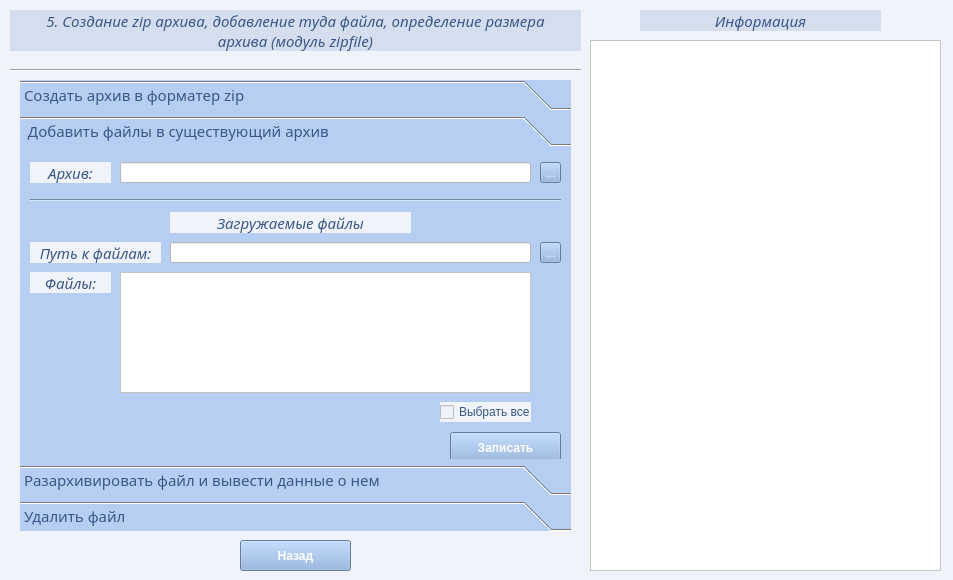
<?xml version="1.0" encoding="UTF-8"?>
<ui version="4.0">
 <class>zipf</class>
 <widget class="QDialog" name="zipf">
  <property name="geometry">
   <rect>
    <x>0</x>
    <y>0</y>
    <width>953</width>
    <height>580</height>
   </rect>
  </property>
  <property name="windowTitle">
   <string>Dialog</string>
  </property>
  <property name="styleSheet">
   <string notr="true">background-color: rgb(240, 243, 250);</string>
  </property>
  <widget class="QLabel" name="label">
   <property name="geometry">
    <rect>
     <x>10</x>
     <y>10</y>
     <width>571</width>
     <height>41</height>
    </rect>
   </property>
   <property name="font">
    <font>
     <family>Sitka Small</family>
     <pointsize>11</pointsize>
     <italic>true</italic>
    </font>
   </property>
   <property name="styleSheet">
    <string notr="true">background-color: rgb(213, 222, 239);
color: rgb(57, 88, 134);</string>
   </property>
   <property name="text">
    <string>5. Создание zip архива, добавление туда файла, определение размера 
архива (модуль zipfile)</string>
   </property>
   <property name="alignment">
    <set>Qt::AlignCenter</set>
   </property>
  </widget>
  <widget class="QToolBox" name="toolBox">
   <property name="geometry">
    <rect>
     <x>20</x>
     <y>80</y>
     <width>551</width>
     <height>451</height>
    </rect>
   </property>
   <property name="font">
    <font>
     <family>Sitka Small</family>
     <pointsize>11</pointsize>
    </font>
   </property>
   <property name="styleSheet">
    <string notr="true">background-color: rgb(183, 206, 243);
color: rgb(57, 88, 134);
</string>
   </property>
   <property name="currentIndex">
    <number>1</number>
   </property>
   <widget class="QWidget" name="pg_create">
    <property name="geometry">
     <rect>
      <x>0</x>
      <y>0</y>
      <width>551</width>
      <height>311</height>
     </rect>
    </property>
    <attribute name="label">
     <string>Создать архив в форматер zip</string>
    </attribute>
    <widget class="QLabel" name="label_2">
     <property name="geometry">
      <rect>
       <x>10</x>
       <y>0</y>
       <width>81</width>
       <height>21</height>
      </rect>
     </property>
     <property name="font">
      <font>
       <family>Sitka Small</family>
       <pointsize>11</pointsize>
       <italic>true</italic>
      </font>
     </property>
     <property name="styleSheet">
      <string notr="true">background-color: rgb(240, 243, 250);
</string>
     </property>
     <property name="text">
      <string>Путь:</string>
     </property>
     <property name="alignment">
      <set>Qt::AlignCenter</set>
     </property>
    </widget>
    <widget class="QLineEdit" name="lE_create_filepath">
     <property name="geometry">
      <rect>
       <x>100</x>
       <y>0</y>
       <width>411</width>
       <height>21</height>
      </rect>
     </property>
     <property name="styleSheet">
      <string notr="true">background-color: rgb(255, 255, 255);
color: rgb(57, 88, 134);</string>
     </property>
    </widget>
    <widget class="QToolButton" name="tB_create_filepath">
     <property name="geometry">
      <rect>
       <x>520</x>
       <y>0</y>
       <width>21</width>
       <height>21</height>
      </rect>
     </property>
     <property name="styleSheet">
      <string notr="true">background-color: rgb(138, 174, 224);
color: rgb(255, 255, 255);</string>
     </property>
     <property name="text">
      <string>...</string>
     </property>
    </widget>
    <widget class="QLabel" name="label_8">
     <property name="geometry">
      <rect>
       <x>10</x>
       <y>60</y>
       <width>81</width>
       <height>21</height>
      </rect>
     </property>
     <property name="font">
      <font>
       <family>Sitka Small</family>
       <pointsize>11</pointsize>
       <italic>true</italic>
      </font>
     </property>
     <property name="styleSheet">
      <string notr="true">background-color: rgb(240, 243, 250);</string>
     </property>
     <property name="text">
      <string>Файлы:</string>
     </property>
     <property name="alignment">
      <set>Qt::AlignCenter</set>
     </property>
    </widget>
    <widget class="QPushButton" name="btn_create">
     <property name="geometry">
      <rect>
       <x>430</x>
       <y>220</y>
       <width>111</width>
       <height>31</height>
      </rect>
     </property>
     <property name="font">
      <font>
       <weight>75</weight>
       <bold>true</bold>
      </font>
     </property>
     <property name="styleSheet">
      <string notr="true">background-color: rgb(138, 174, 224);
color: rgb(255, 255, 255);</string>
     </property>
     <property name="text">
      <string>Создать</string>
     </property>
    </widget>
    <widget class="QTableWidget" name="tableWidget_file">
     <property name="geometry">
      <rect>
       <x>100</x>
       <y>60</y>
       <width>411</width>
       <height>121</height>
      </rect>
     </property>
     <property name="styleSheet">
      <string notr="true">background-color: rgb(255, 255, 255);
color: rgb(57, 88, 134);</string>
     </property>
    </widget>
    <widget class="QCheckBox" name="cB_all_f">
     <property name="geometry">
      <rect>
       <x>420</x>
       <y>190</y>
       <width>91</width>
       <height>20</height>
      </rect>
     </property>
     <property name="styleSheet">
      <string notr="true">background-color: rgb(240, 243, 250);</string>
     </property>
     <property name="text">
      <string>Выбрать все</string>
     </property>
    </widget>
    <widget class="QLabel" name="label_9">
     <property name="geometry">
      <rect>
       <x>10</x>
       <y>30</y>
       <width>81</width>
       <height>21</height>
      </rect>
     </property>
     <property name="font">
      <font>
       <family>Sitka Small</family>
       <pointsize>11</pointsize>
       <italic>true</italic>
      </font>
     </property>
     <property name="styleSheet">
      <string notr="true">background-color: rgb(240, 243, 250);</string>
     </property>
     <property name="text">
      <string>Имя:</string>
     </property>
     <property name="alignment">
      <set>Qt::AlignCenter</set>
     </property>
    </widget>
    <widget class="QLineEdit" name="lE_create_name">
     <property name="geometry">
      <rect>
       <x>100</x>
       <y>30</y>
       <width>411</width>
       <height>21</height>
      </rect>
     </property>
     <property name="styleSheet">
      <string notr="true">background-color: rgb(255, 255, 255);
color: rgb(57, 88, 134);</string>
     </property>
    </widget>
   </widget>
   <widget class="QWidget" name="page_2">
    <property name="geometry">
     <rect>
      <x>0</x>
      <y>0</y>
      <width>551</width>
      <height>311</height>
     </rect>
    </property>
    <attribute name="label">
     <string> Добавить файлы в существующий архив</string>
    </attribute>
    <widget class="QPushButton" name="btn_write">
     <property name="geometry">
      <rect>
       <x>430</x>
       <y>280</y>
       <width>111</width>
       <height>31</height>
      </rect>
     </property>
     <property name="font">
      <font>
       <weight>75</weight>
       <bold>true</bold>
      </font>
     </property>
     <property name="styleSheet">
      <string notr="true">background-color: rgb(138, 174, 224);
color: rgb(255, 255, 255);</string>
     </property>
     <property name="text">
      <string>Записать</string>
     </property>
    </widget>
    <widget class="QLabel" name="label_12">
     <property name="geometry">
      <rect>
       <x>10</x>
       <y>10</y>
       <width>81</width>
       <height>21</height>
      </rect>
     </property>
     <property name="font">
      <font>
       <family>Sitka Small</family>
       <pointsize>11</pointsize>
       <italic>true</italic>
      </font>
     </property>
     <property name="styleSheet">
      <string notr="true">background-color: rgb(240, 243, 250);</string>
     </property>
     <property name="text">
      <string>Архив:</string>
     </property>
     <property name="alignment">
      <set>Qt::AlignCenter</set>
     </property>
    </widget>
    <widget class="QLineEdit" name="lE_write_filepath_zip">
     <property name="geometry">
      <rect>
       <x>100</x>
       <y>10</y>
       <width>411</width>
       <height>21</height>
      </rect>
     </property>
     <property name="styleSheet">
      <string notr="true">background-color: rgb(255, 255, 255);
color: rgb(57, 88, 134);</string>
     </property>
    </widget>
    <widget class="QToolButton" name="tB_write_filepath_zip">
     <property name="geometry">
      <rect>
       <x>520</x>
       <y>10</y>
       <width>21</width>
       <height>21</height>
      </rect>
     </property>
     <property name="styleSheet">
      <string notr="true">background-color: rgb(138, 174, 224);
color: rgb(255, 255, 255);</string>
     </property>
     <property name="text">
      <string>...</string>
     </property>
    </widget>
    <widget class="Line" name="line_2">
     <property name="geometry">
      <rect>
       <x>10</x>
       <y>40</y>
       <width>531</width>
       <height>16</height>
      </rect>
     </property>
     <property name="orientation">
      <enum>Qt::Horizontal</enum>
     </property>
    </widget>
    <widget class="QLabel" name="label_16">
     <property name="geometry">
      <rect>
       <x>10</x>
       <y>120</y>
       <width>81</width>
       <height>21</height>
      </rect>
     </property>
     <property name="font">
      <font>
       <family>Sitka Small</family>
       <pointsize>11</pointsize>
       <italic>true</italic>
      </font>
     </property>
     <property name="styleSheet">
      <string notr="true">background-color: rgb(240, 243, 250);</string>
     </property>
     <property name="text">
      <string>Файлы:</string>
     </property>
     <property name="alignment">
      <set>Qt::AlignCenter</set>
     </property>
    </widget>
    <widget class="QTableWidget" name="tableWidget_file_2">
     <property name="geometry">
      <rect>
       <x>100</x>
       <y>120</y>
       <width>411</width>
       <height>121</height>
      </rect>
     </property>
     <property name="styleSheet">
      <string notr="true">background-color: rgb(255, 255, 255);
color: rgb(57, 88, 134);</string>
     </property>
    </widget>
    <widget class="QCheckBox" name="cB_all_f_2">
     <property name="geometry">
      <rect>
       <x>420</x>
       <y>250</y>
       <width>91</width>
       <height>20</height>
      </rect>
     </property>
     <property name="styleSheet">
      <string notr="true">background-color: rgb(240, 243, 250);</string>
     </property>
     <property name="text">
      <string>Выбрать все</string>
     </property>
    </widget>
    <widget class="QLabel" name="label_3">
     <property name="geometry">
      <rect>
       <x>10</x>
       <y>90</y>
       <width>131</width>
       <height>21</height>
      </rect>
     </property>
     <property name="font">
      <font>
       <family>Sitka Small</family>
       <pointsize>11</pointsize>
       <italic>true</italic>
      </font>
     </property>
     <property name="styleSheet">
      <string notr="true">background-color: rgb(240, 243, 250);
</string>
     </property>
     <property name="text">
      <string>Путь к файлам:</string>
     </property>
     <property name="alignment">
      <set>Qt::AlignCenter</set>
     </property>
    </widget>
    <widget class="QLabel" name="label_13">
     <property name="geometry">
      <rect>
       <x>150</x>
       <y>60</y>
       <width>241</width>
       <height>21</height>
      </rect>
     </property>
     <property name="font">
      <font>
       <family>Sitka Small</family>
       <pointsize>11</pointsize>
       <italic>true</italic>
      </font>
     </property>
     <property name="styleSheet">
      <string notr="true">background-color: rgb(240, 243, 250);</string>
     </property>
     <property name="text">
      <string>Загружаемые файлы</string>
     </property>
     <property name="alignment">
      <set>Qt::AlignCenter</set>
     </property>
    </widget>
    <widget class="QLineEdit" name="lE_write_filepath_files">
     <property name="geometry">
      <rect>
       <x>150</x>
       <y>90</y>
       <width>361</width>
       <height>21</height>
      </rect>
     </property>
     <property name="styleSheet">
      <string notr="true">background-color: rgb(255, 255, 255);
color: rgb(57, 88, 134);</string>
     </property>
    </widget>
    <widget class="QToolButton" name="tB_write_filepath_file">
     <property name="geometry">
      <rect>
       <x>520</x>
       <y>90</y>
       <width>21</width>
       <height>21</height>
      </rect>
     </property>
     <property name="styleSheet">
      <string notr="true">background-color: rgb(138, 174, 224);
color: rgb(255, 255, 255);</string>
     </property>
     <property name="text">
      <string>...</string>
     </property>
    </widget>
   </widget>
   <widget class="QWidget" name="page_3">
    <property name="geometry">
     <rect>
      <x>0</x>
      <y>0</y>
      <width>551</width>
      <height>311</height>
     </rect>
    </property>
    <attribute name="label">
     <string>Разархивировать файл и вывести данные о нем </string>
    </attribute>
    <widget class="QPushButton" name="btn_unzip">
     <property name="geometry">
      <rect>
       <x>410</x>
       <y>80</y>
       <width>131</width>
       <height>31</height>
      </rect>
     </property>
     <property name="font">
      <font>
       <weight>75</weight>
       <bold>true</bold>
      </font>
     </property>
     <property name="styleSheet">
      <string notr="true">background-color: rgb(138, 174, 224);
color: rgb(255, 255, 255);</string>
     </property>
     <property name="text">
      <string>Разархивировать</string>
     </property>
    </widget>
    <widget class="QToolButton" name="tB_unzip_filepath">
     <property name="geometry">
      <rect>
       <x>520</x>
       <y>10</y>
       <width>21</width>
       <height>21</height>
      </rect>
     </property>
     <property name="styleSheet">
      <string notr="true">background-color: rgb(138, 174, 224);
color: rgb(255, 255, 255);</string>
     </property>
     <property name="text">
      <string>...</string>
     </property>
    </widget>
    <widget class="QLabel" name="label_10">
     <property name="geometry">
      <rect>
       <x>10</x>
       <y>10</y>
       <width>81</width>
       <height>21</height>
      </rect>
     </property>
     <property name="font">
      <font>
       <family>Sitka Small</family>
       <pointsize>11</pointsize>
       <italic>true</italic>
      </font>
     </property>
     <property name="styleSheet">
      <string notr="true">background-color: rgb(240, 243, 250);</string>
     </property>
     <property name="text">
      <string>Архив:</string>
     </property>
     <property name="alignment">
      <set>Qt::AlignCenter</set>
     </property>
    </widget>
    <widget class="QLineEdit" name="lE_unzip_filepath">
     <property name="geometry">
      <rect>
       <x>100</x>
       <y>10</y>
       <width>411</width>
       <height>21</height>
      </rect>
     </property>
     <property name="styleSheet">
      <string notr="true">background-color: rgb(255, 255, 255);
color: rgb(57, 88, 134);</string>
     </property>
    </widget>
    <widget class="QLabel" name="label_14">
     <property name="geometry">
      <rect>
       <x>10</x>
       <y>40</y>
       <width>81</width>
       <height>21</height>
      </rect>
     </property>
     <property name="font">
      <font>
       <family>Sitka Small</family>
       <pointsize>11</pointsize>
       <italic>true</italic>
      </font>
     </property>
     <property name="styleSheet">
      <string notr="true">background-color: rgb(240, 243, 250);</string>
     </property>
     <property name="text">
      <string>Куда:</string>
     </property>
     <property name="alignment">
      <set>Qt::AlignCenter</set>
     </property>
    </widget>
    <widget class="QLineEdit" name="lE_unzip_filepath_2">
     <property name="geometry">
      <rect>
       <x>100</x>
       <y>40</y>
       <width>411</width>
       <height>21</height>
      </rect>
     </property>
     <property name="styleSheet">
      <string notr="true">background-color: rgb(255, 255, 255);
color: rgb(57, 88, 134);</string>
     </property>
    </widget>
    <widget class="QToolButton" name="tB_unzip_filepath_2">
     <property name="geometry">
      <rect>
       <x>520</x>
       <y>40</y>
       <width>21</width>
       <height>21</height>
      </rect>
     </property>
     <property name="styleSheet">
      <string notr="true">background-color: rgb(138, 174, 224);
color: rgb(255, 255, 255);</string>
     </property>
     <property name="text">
      <string>...</string>
     </property>
    </widget>
   </widget>
   <widget class="QWidget" name="page_4">
    <property name="geometry">
     <rect>
      <x>0</x>
      <y>0</y>
      <width>551</width>
      <height>311</height>
     </rect>
    </property>
    <attribute name="label">
     <string>Удалить файл</string>
    </attribute>
    <widget class="QLabel" name="label_11">
     <property name="geometry">
      <rect>
       <x>10</x>
       <y>10</y>
       <width>81</width>
       <height>21</height>
      </rect>
     </property>
     <property name="font">
      <font>
       <family>Sitka Small</family>
       <pointsize>11</pointsize>
       <italic>true</italic>
      </font>
     </property>
     <property name="styleSheet">
      <string notr="true">background-color: rgb(240, 243, 250);</string>
     </property>
     <property name="text">
      <string>Файл:</string>
     </property>
     <property name="alignment">
      <set>Qt::AlignCenter</set>
     </property>
    </widget>
    <widget class="QToolButton" name="tB_delete_filepath">
     <property name="geometry">
      <rect>
       <x>520</x>
       <y>10</y>
       <width>21</width>
       <height>21</height>
      </rect>
     </property>
     <property name="styleSheet">
      <string notr="true">background-color: rgb(138, 174, 224);
color: rgb(255, 255, 255);</string>
     </property>
     <property name="text">
      <string>...</string>
     </property>
    </widget>
    <widget class="QLineEdit" name="lE_delete_filepath">
     <property name="geometry">
      <rect>
       <x>100</x>
       <y>10</y>
       <width>411</width>
       <height>21</height>
      </rect>
     </property>
     <property name="styleSheet">
      <string notr="true">background-color: rgb(255, 255, 255);
color: rgb(57, 88, 134);</string>
     </property>
    </widget>
    <widget class="QPushButton" name="btn_delete">
     <property name="geometry">
      <rect>
       <x>430</x>
       <y>40</y>
       <width>111</width>
       <height>31</height>
      </rect>
     </property>
     <property name="font">
      <font>
       <weight>75</weight>
       <bold>true</bold>
      </font>
     </property>
     <property name="styleSheet">
      <string notr="true">background-color: rgb(138, 174, 224);
color: rgb(255, 255, 255);</string>
     </property>
     <property name="text">
      <string>Удалить</string>
     </property>
    </widget>
   </widget>
  </widget>
  <widget class="Line" name="line">
   <property name="geometry">
    <rect>
     <x>10</x>
     <y>60</y>
     <width>571</width>
     <height>20</height>
    </rect>
   </property>
   <property name="orientation">
    <enum>Qt::Horizontal</enum>
   </property>
  </widget>
  <widget class="QLabel" name="label_7">
   <property name="geometry">
    <rect>
     <x>640</x>
     <y>10</y>
     <width>241</width>
     <height>21</height>
    </rect>
   </property>
   <property name="font">
    <font>
     <family>Sitka Small</family>
     <pointsize>11</pointsize>
     <italic>true</italic>
    </font>
   </property>
   <property name="styleSheet">
    <string notr="true">background-color: rgb(213, 222, 239);
color: rgb(57, 88, 134);</string>
   </property>
   <property name="text">
    <string>Информация</string>
   </property>
   <property name="alignment">
    <set>Qt::AlignCenter</set>
   </property>
  </widget>
  <widget class="QTextEdit" name="tE_infa">
   <property name="geometry">
    <rect>
     <x>590</x>
     <y>40</y>
     <width>351</width>
     <height>531</height>
    </rect>
   </property>
   <property name="styleSheet">
    <string notr="true">background-color: rgb(255, 255, 255);
color: rgb(57, 88, 134);</string>
   </property>
  </widget>
  <widget class="QPushButton" name="btn_exit">
   <property name="geometry">
    <rect>
     <x>240</x>
     <y>540</y>
     <width>111</width>
     <height>31</height>
    </rect>
   </property>
   <property name="font">
    <font>
     <weight>75</weight>
     <bold>true</bold>
    </font>
   </property>
   <property name="styleSheet">
    <string notr="true">background-color: rgb(138, 174, 224);
color: rgb(255, 255, 255);</string>
   </property>
   <property name="text">
    <string>Назад</string>
   </property>
  </widget>
 </widget>
 <resources/>
 <connections/>
</ui>
